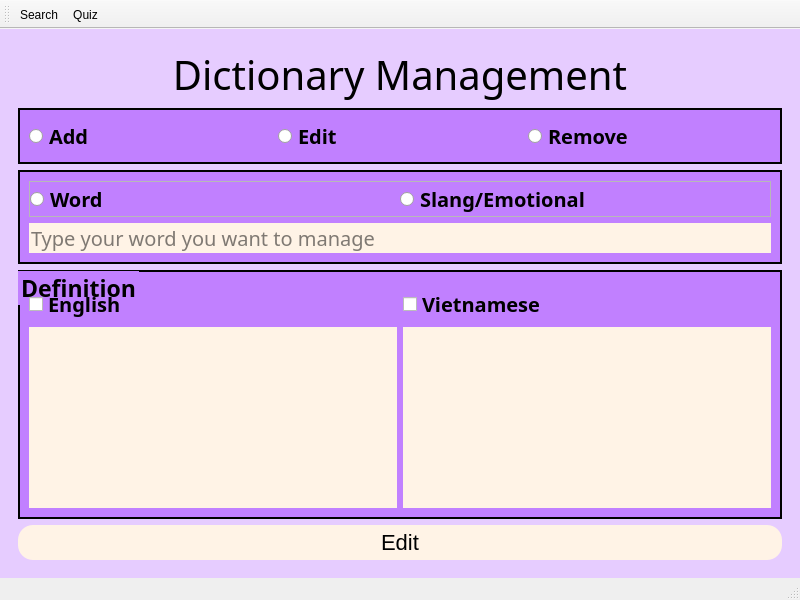
<?xml version="1.0" encoding="UTF-8"?>
<ui version="4.0">
 <class>Add_window</class>
 <widget class="QMainWindow" name="Add_window">
  <property name="geometry">
   <rect>
    <x>0</x>
    <y>0</y>
    <width>800</width>
    <height>600</height>
   </rect>
  </property>
  <property name="font">
   <font>
    <family>Colonna MT</family>
    <pointsize>18</pointsize>
    <bold>false</bold>
   </font>
  </property>
  <property name="windowTitle">
   <string>Dictionary Management</string>
  </property>
  <property name="styleSheet">
   <string notr="true">#groupBox, #frame_2, #frame{
	border-width: 2px;
	border-style: solid;
}
#centralwidget{
	background-color: #e6ccff;
}
#frame_2, #frame{
	background-color: #c180ff;
}
#lineEdit,  #plainTextEdit, #plainTextEdit_2{
	background-color: #fff3e6;
	font-family: &quot;Colonna MT&quot;;
	font-size: 20px;
	color: black;	
}
#groupBox{
	background-color: #c180ff;
}
#RB_Remove, #RB_Add, #RB_Edit, #radioButton_word, #radioButton_SlangEmo, #checkBox_Viet, #checkBox_Eng{
	font-family: &quot;Colonna MT&quot;;
	font-weight: bold;
	font-size: 20px;
}

#groupBox{
	font-family: &quot;Colonna MT&quot;;
	font-weight: bold;
	font-size: 23px;
}

#editButton{
	padding: 5px;
	border-radius: 15px;
	background-color: #fff3e6;
	font-family: &quot;Colonna MT&quot;;
	font-size: 22px;
	color: black;	
}
</string>
  </property>
  <widget class="QWidget" name="centralwidget">
   <layout class="QHBoxLayout" name="horizontalLayout_4">
    <item>
     <widget class="QWidget" name="widget_4" native="true">
      <layout class="QVBoxLayout" name="verticalLayout">
       <item>
        <widget class="QLabel" name="label_add">
         <property name="font">
          <font>
           <family>Colonna MT</family>
           <pointsize>30</pointsize>
          </font>
         </property>
         <property name="text">
          <string>Dictionary Management</string>
         </property>
         <property name="alignment">
          <set>Qt::AlignCenter</set>
         </property>
        </widget>
       </item>
       <item>
        <widget class="QFrame" name="frame_2">
         <property name="styleSheet">
          <string notr="true"/>
         </property>
         <property name="frameShape">
          <enum>QFrame::StyledPanel</enum>
         </property>
         <property name="frameShadow">
          <enum>QFrame::Raised</enum>
         </property>
         <layout class="QHBoxLayout" name="horizontalLayout_6">
          <item>
           <widget class="QRadioButton" name="RB_Add">
            <property name="font">
             <font>
              <family>Colonna MT</family>
              <pointsize>-1</pointsize>
              <bold>true</bold>
             </font>
            </property>
            <property name="text">
             <string>Add</string>
            </property>
           </widget>
          </item>
          <item>
           <widget class="QRadioButton" name="RB_Edit">
            <property name="font">
             <font>
              <family>Colonna MT</family>
              <pointsize>-1</pointsize>
              <bold>true</bold>
             </font>
            </property>
            <property name="text">
             <string>Edit</string>
            </property>
           </widget>
          </item>
          <item>
           <widget class="QRadioButton" name="RB_Remove">
            <property name="font">
             <font>
              <family>Colonna MT</family>
              <pointsize>-1</pointsize>
              <bold>true</bold>
             </font>
            </property>
            <property name="layoutDirection">
             <enum>Qt::LeftToRight</enum>
            </property>
            <property name="text">
             <string>Remove</string>
            </property>
           </widget>
          </item>
         </layout>
        </widget>
       </item>
       <item>
        <widget class="QFrame" name="frame">
         <property name="frameShape">
          <enum>QFrame::StyledPanel</enum>
         </property>
         <property name="frameShadow">
          <enum>QFrame::Raised</enum>
         </property>
         <layout class="QVBoxLayout" name="verticalLayout_2">
          <item>
           <widget class="QFrame" name="frame_3">
            <property name="frameShape">
             <enum>QFrame::StyledPanel</enum>
            </property>
            <property name="frameShadow">
             <enum>QFrame::Raised</enum>
            </property>
            <layout class="QHBoxLayout" name="horizontalLayout">
             <property name="spacing">
              <number>0</number>
             </property>
             <property name="leftMargin">
              <number>0</number>
             </property>
             <property name="topMargin">
              <number>0</number>
             </property>
             <property name="rightMargin">
              <number>0</number>
             </property>
             <property name="bottomMargin">
              <number>0</number>
             </property>
             <item>
              <widget class="QRadioButton" name="radioButton_word">
               <property name="font">
                <font>
                 <family>Colonna MT</family>
                 <pointsize>-1</pointsize>
                 <bold>true</bold>
                </font>
               </property>
               <property name="text">
                <string>Word</string>
               </property>
              </widget>
             </item>
             <item>
              <widget class="QRadioButton" name="radioButton_SlangEmo">
               <property name="font">
                <font>
                 <family>Colonna MT</family>
                 <pointsize>-1</pointsize>
                 <bold>true</bold>
                </font>
               </property>
               <property name="text">
                <string>Slang/Emotional</string>
               </property>
              </widget>
             </item>
            </layout>
           </widget>
          </item>
          <item>
           <widget class="QLineEdit" name="lineEdit">
            <property name="font">
             <font>
              <family>Colonna MT</family>
              <pointsize>-1</pointsize>
             </font>
            </property>
            <property name="frame">
             <bool>false</bool>
            </property>
            <property name="placeholderText">
             <string>Type your word you want to manage</string>
            </property>
           </widget>
          </item>
         </layout>
        </widget>
       </item>
       <item>
        <widget class="QGroupBox" name="groupBox">
         <property name="font">
          <font>
           <family>Colonna MT</family>
           <pointsize>-1</pointsize>
           <bold>true</bold>
          </font>
         </property>
         <property name="title">
          <string>Definition</string>
         </property>
         <layout class="QGridLayout" name="gridLayout_2">
          <property name="topMargin">
           <number>15</number>
          </property>
          <item row="0" column="0">
           <widget class="QCheckBox" name="checkBox_Eng">
            <property name="font">
             <font>
              <family>Colonna MT</family>
              <pointsize>-1</pointsize>
              <bold>true</bold>
             </font>
            </property>
            <property name="text">
             <string>English</string>
            </property>
           </widget>
          </item>
          <item row="0" column="1">
           <widget class="QCheckBox" name="checkBox_Viet">
            <property name="font">
             <font>
              <family>Colonna MT</family>
              <pointsize>-1</pointsize>
              <bold>true</bold>
             </font>
            </property>
            <property name="text">
             <string>Vietnamese</string>
            </property>
           </widget>
          </item>
          <item row="1" column="0">
           <widget class="QPlainTextEdit" name="plainTextEdit">
            <property name="font">
             <font>
              <family>Colonna MT</family>
              <pointsize>-1</pointsize>
             </font>
            </property>
            <property name="frameShape">
             <enum>QFrame::NoFrame</enum>
            </property>
           </widget>
          </item>
          <item row="1" column="1">
           <widget class="QPlainTextEdit" name="plainTextEdit_2">
            <property name="font">
             <font>
              <family>Colonna MT</family>
              <pointsize>-1</pointsize>
             </font>
            </property>
            <property name="frameShape">
             <enum>QFrame::NoFrame</enum>
            </property>
           </widget>
          </item>
         </layout>
        </widget>
       </item>
       <item>
        <widget class="QPushButton" name="editButton">
         <property name="text">
          <string>Edit</string>
         </property>
        </widget>
       </item>
      </layout>
     </widget>
    </item>
   </layout>
  </widget>
  <widget class="QStatusBar" name="statusbar"/>
  <widget class="QToolBar" name="toolBar">
   <property name="windowTitle">
    <string>toolBar</string>
   </property>
   <attribute name="toolBarArea">
    <enum>TopToolBarArea</enum>
   </attribute>
   <attribute name="toolBarBreak">
    <bool>false</bool>
   </attribute>
   <addaction name="actionSearch"/>
   <addaction name="actionQuiz"/>
  </widget>
  <action name="actionMenu">
   <property name="icon">
    <iconset resource="sources.qrc">
     <normaloff>:/img/img/menu.svg</normaloff>:/img/img/menu.svg</iconset>
   </property>
   <property name="text">
    <string>Menu</string>
   </property>
  </action>
  <action name="actionSearch">
   <property name="icon">
    <iconset resource="sources.qrc">
     <normaloff>:/img/img/search.svg</normaloff>:/img/img/search.svg</iconset>
   </property>
   <property name="text">
    <string>Search</string>
   </property>
  </action>
  <action name="actionQuiz">
   <property name="icon">
    <iconset resource="sources.qrc">
     <normaloff>:/img/img/5705144.png</normaloff>:/img/img/5705144.png</iconset>
   </property>
   <property name="text">
    <string>Quiz</string>
   </property>
  </action>
 </widget>
 <resources>
  <include location="sources.qrc"/>
 </resources>
 <connections/>
</ui>
